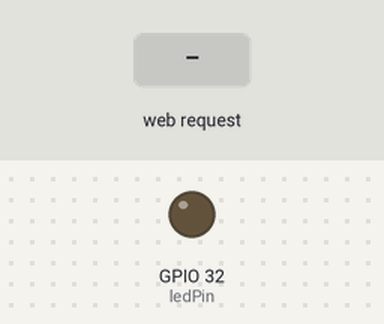
This sketch was run on a simulated ESP32. On the bench: output pins drawn as LEDs (lit = HIGH). The inputs (shaded band) are chosen by the test bench. WiFi joins after 1.5 s; servers stay silent unless stated; what the sketch prints to the serial monitor is not drawn.

Above: at 2.7 s.
2.8 s: HTTP request GET /led/on received
At 4.0 s:
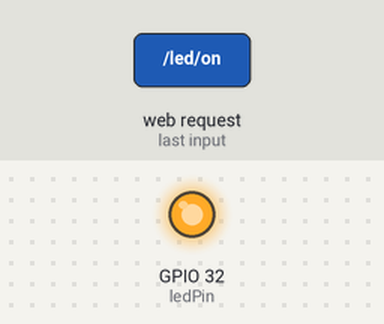
4.3 s: HTTP request GET /led/off received
At 5.3 s:
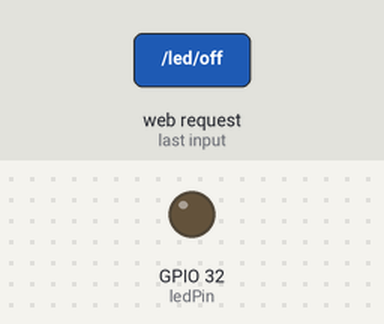
Timing chart, 0 to 7.3 s (numbered marks = the images above; inputs shaded):
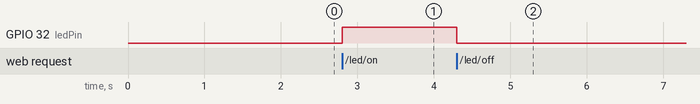

The sketch:

esp32.ino
```cpp
#include <WiFi.h>
#include <WebServer.h>

// Insira suas credenciais de Wi-Fi
const char* ssid = "NOME DA REDE";
const char* password = "SENHA DA REDE";

// Inicia o servidor web na porta HTTP padrão (80)
WebServer server(80);

const int ledPin = 32;

void setup() {
  Serial.begin(115200);
  pinMode(ledPin, OUTPUT);
  digitalWrite(ledPin, LOW); // Garante que comece desligado

  // Conexão Wi-Fi
  Serial.print("Conectando a ");
  Serial.println(ssid);
  WiFi.begin(ssid, password);

  while (WiFi.status() != WL_CONNECTED) {
    delay(500);
    Serial.print(".");
  }

  Serial.println("");
  Serial.println("Wi-Fi conectado.");
  Serial.print("Endereço IP do ESP32: ");
  Serial.println(WiFi.localIP()); // ANOTE ESTE IP PARA USAR NO PYTHON

  // Configuração das rotas (Endpoints)
  server.on("/led/on", []() {
    digitalWrite(ledPin, HIGH);
    server.send(200, "text/plain", "LED Ligado com sucesso");
    Serial.println("Comando recebido: LIGAR");
  });

  server.on("/led/off", []() {
    digitalWrite(ledPin, LOW);
    server.send(200, "text/plain", "LED Desligado com sucesso");
    Serial.println("Comando recebido: DESLIGAR");
  });

  server.begin();
  Serial.println("Servidor HTTP iniciado.");
}

void loop() {
  // Mantém o servidor escutando requisições dos clientes
  server.handleClient();
  delay(2); // Pequeno delay para estabilidade
}
```

Measured:
- after the input at 2.8 s, GPIO 32 (ledPin): LOW → HIGH at once
- after the input at 4.3 s, GPIO 32 (ledPin): HIGH → LOW at once
